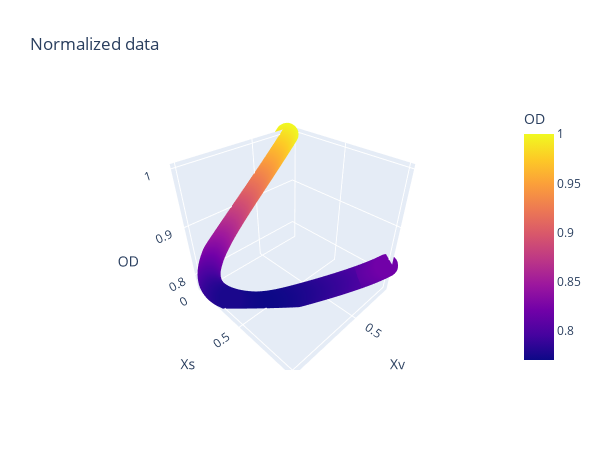

Notebook cell for this chart:
### Code cell
# Plot normalized data
fig = px.scatter_3d(data, x='Xv', y='Xs', z='OD', color='OD',
                    title='Normalized data', width=600, height=450)
fig.show()

### Figure 1 — Plotly figure (JSON) as saved in the notebook; plotly's stock layout.template omitted (floating-point values rounded to 4 significant figures; data arrays with more than 128 entries replaced by an {"elided": "..."} marker saying what was removed)
{"data": [{"hovertemplate": "Xv=%{x}<br>Xs=%{y}<br>OD=%{marker.color}<extra></extra>", "legendgroup": "", "marker": {"color": {"elided": "901 float values"}, "coloraxis": "coloraxis", "symbol": "circle"}, "mode": "markers", "name": "", "scene": "scene", "showlegend": false, "type": "scatter3d", "x": {"elided": "901 float values"}, "y": {"elided": "901 float values"}, "z": {"elided": "901 float values"}}], "layout": {"coloraxis": {"colorbar": {"title": {"text": "OD"}}, "colorscale": [[0, "#0d0887"], [0.1111, "#46039f"], [0.2222, "#7201a8"], [0.3333, "#9c179e"], [0.4444, "#bd3786"], [0.5556, "#d8576b"], [0.6667, "#ed7953"], [0.7778, "#fb9f3a"], [0.8889, "#fdca26"], [1, "#f0f921"]]}, "height": 450, "legend": {"tracegroupgap": 0}, "scene": {"domain": {"x": [0, 1], "y": [0, 1]}, "xaxis": {"title": {"text": "Xv"}}, "yaxis": {"title": {"text": "Xs"}}, "zaxis": {"title": {"text": "OD"}}}, "title": {"text": "Normalized data"}, "width": 600}}
